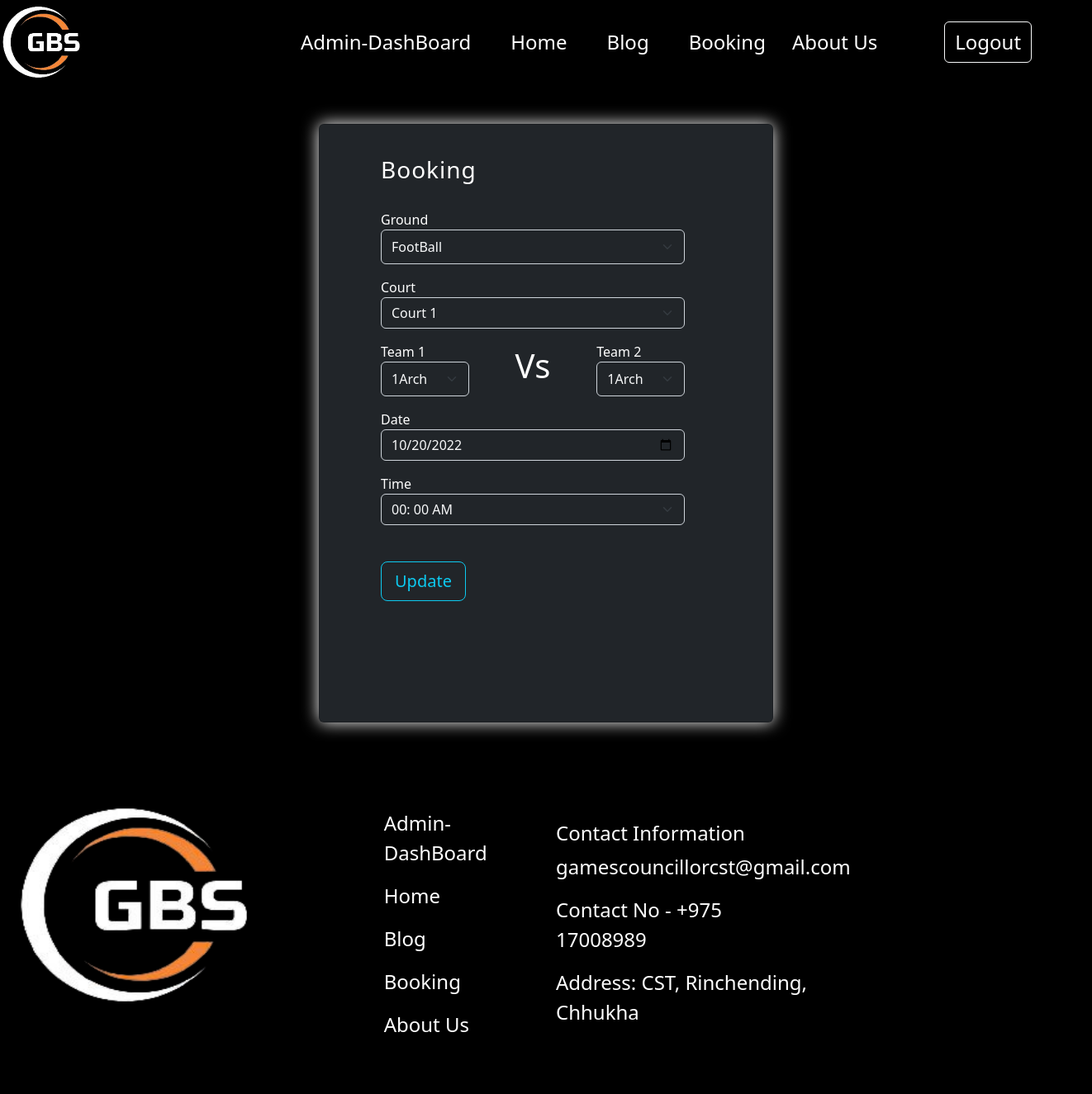
The app's page /editBooking/2 (signed in) with its own data.
### models.py (models this page shows, shortened)
class Bookings(db.Model):
    bId = db.Column(db.Integer, primary_key=True, autoincrement=True)
    ground = db.Column(db.String(100), nullable=False)
    team_1 = db.Column(db.String(10), nullable=False)
    team_2 = db.Column(db.String(10), nullable=False)
    courtName = db.Column(db.String(100), nullable=False)
    date = db.Column(db.Date, nullable=False)
    time = db.Column(db.String(100), nullable=False)

### app.py (the view)
@app.route('/editBooking/<int:id>',methods=['GET','POST'])
def editB(id):
    if 'role' in session:
        form=f.BookingForm()
        g=Grounds.query.all()
        ground=[]
        for x in g:
            ground.append(x.groundName)
        form.groundName.choices=ground
        form.courtName.choices=func.court(3)
        form.time.choices=func.schedule(1)
        form.team_1.choices=course
        form.team_2.choices=course
        uData=Bookings.query.get_or_404(id)
        bk={'booking':form}
        detail={'bk':bk,'uData':uData}
        if request.method == 'POST':
            checkBook=Bookings.query.all()
            for x in checkBook:
                if(x.ground==form.groundName.data and x.courtName==form.courtName.data and x.date==form.date.data and x.time==form.time.data):
                    flash("Booking has been already made",'danger')
                    return redirect('/gamesCouncillor-Dashboard')
            uData.groundName=form.groundName.data
            uData.team_1=form.team_1.data
            uData.team_2=form.team_2.data
            uData.courtName=form.courtName.data
            uData.date=form.date.data
            uData.time=form.time.data
            db.session.commit()
            flash('Booking has been updated successfully','success')
            return redirect('/booking')
        else:
            return render_template('editGivenBooking.html',data={'role_status': session['LogAs']},detail=detail)
    else:
        return redirect('/login')

### forms.py
class BookingForm(FlaskForm):
    groundName = SelectField('Ground', validators=[DataRequired()])
    team_1=SelectField('Team 1', validators=[DataRequired()])
    team_2=SelectField('Team 2', validators=[DataRequired()])
    courtName = SelectField('Court', validators=[DataRequired()])
    date = DateField('Date', validators=[DataRequired()])
    time = SelectField('Time' ,validators=[DataRequired()])
    submit = SubmitField('Book Now')

### functions.py (called while the page is built)
def court(r):
    court=[]
    for x in range(1,r):
        court.append("Court "+str(x))
    return court

### templates/editGivenBooking.html (shortened to what this page needs)
{%extends 'index.html'%}
{%block content%}
<div class="card bg-dark mx-auto my-5 py-5" style="width: 550px; box-shadow: 0 0 20px white;" >
  <section class="" >
      <div class="container col-12" >
        <div class="row mx-auto">
          <div class="col-12 mx-auto my-4  text-black">
            <div class="d-flex align-items-center h-custom-2 mx-auto mt-3" style="width: 400px;">
              <form class="text-start" method="post" style="width: 23rem;">
                <h3 class="fw-normal mb-3 pb-3" style="letter-spacing: 1px;">Booking</h3>
                <div class="form-outline mb-3">
                  {{detail.bk.booking.groundName.label(class="text-start")}}
                  {{detail.bk.booking.groundName(class="form-select bg-dark text-light form-control-lg",value=detail.uData.groundName)}}
                </div>
                <div class="form-outline mb-3">
                  {{detail.bk.booking.courtName.label(class="text-start")}}
                  {{detail.bk.booking.courtName(class="form-select bg-dark text-light ",value=detail.uData.courtName)}}
                </div>
                <div class=" row mb-3">
                  <div class=" form-outline col-4">
                    {{detail.bk.booking.team_1.label(class="text-start")}}
                    {{detail.bk.booking.team_1(class="form-select bg-dark text-light col-4 form-control-lg", value=detail.uData.team_1)}}
                  </div>
                  <h1 class="text-center col-4 align-content-center">Vs</h1>
                  <div class="form-outline col-4">
                    {{detail.bk.booking.team_2.label(class="text-start")}}
                    {{detail.bk.booking.team_2(class="form-select bg-dark col-4 text-light form-control-lg", value=detail.uData.team_2)}}
                  </div>
                </div>
                <div class="row mb-3">
                  <div class="form-outline">
                    {{detail.bk.booking.date.label(class="text-start")}}
                    {{detail.bk.booking.date(class="form-control mb-3 bg-dark text-light ", value=detail.uData.date )}}
                  </div>
                  <div class="form-outline">
                    {{detail.bk.booking.time.label(class="text-start")}}
                    {{detail.bk.booking.time(class="form-select mb-3 bg-dark text-light", value=detail.uData.time)}}
                  </div>
                </div>
                <div class="pt-1 mt-4 mb-4 text-start">
                  {{detail.bk.booking.submit(class="btn btn-outline-info btn-lg btn-block " ,value='Update')}}
                </div>
              </form>
            </div>
          </div>
        </div>
      </div>
    </section>
</div>
{%endblock%}

### static/css/index.css (style rules this page uses)
* { background-color: rgba(0, 0, 0, 0); color: white; }
@media (min-width: 1025px) { .h-custom-2 { height: 80%; } }

### records on screen
Bookings: courtName "Court 1", team_1 "1Arch", team_2 "1Arch", date "10/20/2022", time "00: 00 AM"

### other values on screen
{{ detail.bk.booking.groundName.label(class="text-start") }} "Ground"
{{ detail.bk.booking.courtName.label(class="text-start") }} "Court"
{{ detail.bk.booking.team_1.label(class="text-start") }} "Team 1"
{{ detail.bk.booking.team_2.label(class="text-start") }} "Team 2"
{{ detail.bk.booking.date.label(class="text-start") }} "Date"
{{ detail.bk.booking.time.label(class="text-start") }} "Time"
